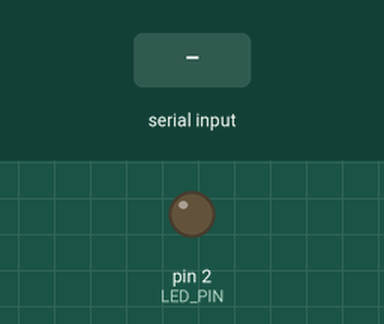
Recording of a sketch running on a simulated Arduino Uno, built with avr-gcc and run on an emulated ATmega328P. On the bench: output pins drawn as LEDs (lit = HIGH). The inputs (shaded band) are chosen by the test bench. Random numbers use the default seed unless the sketch sets one; what the sketch prints to the serial monitor is not drawn.

Above: at 1.2 s.
1.3 s: "90,45\n" received over the second serial link
2.8 s: "10\n" received over the second serial link
Timing chart, 0 to 10.5 s (numbered marks = the images above; inputs shaded):
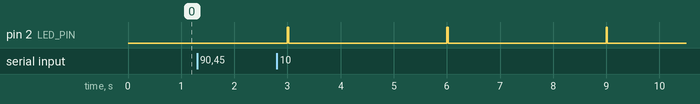

Measured:
- after the input at 1.3 s, every drawn part: stays the same
- by itself, pin 2 (LED_PIN): alternates HIGH for 0.02 s and LOW for 3.0 s

The sketch:

relay_device0d45.ino
```cpp
#include <SoftwareSerial.h>
#include "peripheral.h"
#include "handler.h"

static const unsigned long MeasInterval = 3000;  // ■■測定間隔
SoftwareSerial mySerial(RX_PIN, TX_PIN);
static unsigned long previousMillis = 0;
static char rxMessage[RX_HEADER_LEN + MAX_CONTENT_LEN + 3] = "";
static int rxMsgLength;

void acquire(int *measValue);
void transmit(const int *measValue);
bool parseMessage(MessageHandler *pHandler, const char *rxMessage);

RxMsgHandler ignoreHandler = {{handleIgnore}, 0, 0};
RxMsgHandler normalMsgHandler = {{handleNormalMsg}, NORMAL_ID, MAX_CONTENT_LEN};
ChainedHandler normalMsgChain = {{isHandled}, &normalMsgHandler.base, NULL};
ChainedHandler ignoreChain = {{isHandled}, &ignoreHandler.base, &normalMsgChain.base};

void setup() {
  pinMode(LED_PIN, OUTPUT);
  Serial.begin(9600);
  while (!Serial) yield();
  mySerial.begin(9600);
}

void loop() {
  // 一定時間おきにデータを測定して，送信するための処理
  unsigned long currentMillis = millis();
  if (currentMillis - previousMillis >= MeasInterval) {
    int measValue[NUM_OF_MEAS_ITEMS];
    acquire(measValue);
    transmit(measValue);
    previousMillis = currentMillis;
  }

  //データを受信した場合の処理
  while (mySerial.available()) {
    char c = mySerial.read();

    // 受信した文字が改行コードLFの場合には受信した文字列を解析する
    // LFとCR以外の場合には受信文字をrxMessageに蓄積する
    if (c == 10) {
      rxMessage[rxMsgLength] = '\0';
      Serial.print("RX: ");
      Serial.println(rxMessage);
      if (!parseMessage(&ignoreChain.base, rxMessage))
        Serial.println("Handler: None");
      rxMessage[0] = '\0';
      rxMsgLength = 0;
    } else if (c != 13) {
      rxMessage[rxMsgLength] = c;
      rxMsgLength++;
    }
  }
}

// ■■測定値を取得する．戻り値は整数とする
void acquire(int *measValue) {
  for (int i = 0; i < NUM_OF_MEAS_ITEMS; i++)
    measValue[i] = random(0, 10);
}

// 測定値を文字列としてTWELITEへ送信する
void transmit(const int *measValue) {
  char txMessage[TX_HEADER_LEN + MAX_CONTENT_LEN + 3] = "";

  // 送信文字列のヘッダーの作成
  sprintf(txMessage, ":%02xA0%02xFF%02x",
          DOWNSTREAM_TWELITE, NORMAL_ID, THIS_TWELITE);

  // 送信文字列への測定値の追加
  for (int i = 0; i < NUM_OF_MEAS_ITEMS; i++)
    sprintf(txMessage + TX_HEADER_LEN + 2 + i * MEAS_VALUE_LEN,
            "%04x", measValue[i]);

  // 送信文字列へのChecksumの追加
  sprintf(txMessage + TX_HEADER_LEN + 2 + NUM_OF_MEAS_ITEMS * MEAS_VALUE_LEN,
          "%02x", getChecksumOf(txMessage));

  // 送信実行
  toUpperStr(txMessage);
  writeToSerial(txMessage);
}

// 受信メッセージに応じて，チェインオブレスポンシビリティパターンによる適切な処理を行う
// 処理ができた場合にはtrueを，処理ができなかった場合にはfalseを返す
bool parseMessage(MessageHandler *pHandler, const char *rxMessage) {
  RxContent rxContent;

  // 各種データをrxContentに格納する
  rxContent.message = rxMessage;
  sscanf(rxMessage + 1, "%2x", &rxContent.tweliteId);
  sscanf(rxMessage + 5, "%2x", &rxContent.responseId);
  rxContent.contentLength = strlen(rxMessage) - RX_HEADER_LEN - 2;

  // 受信メッセージの内容に応じて，適切に処理する
  return pHandler->handleMessage(pHandler, &rxContent);
}
```

handler.h
```cpp
//        10        20        30        40        50        60        70        80        90        100
#ifndef HANDLER_H
#define HANDLER_H

// 引数にMessageHandler型のポインタとRxContent型のポインタをもち，
// bool型の変数を返す関数へのポインタを保持する構造体
typedef struct _MessageHandler {
  bool (* const handleMessage)(struct _MessageHandler *pThis, RxContent *pContent);
} MessageHandler;

// MessageHandlerとそれ以外に必要なデータを格納する構造体
// 擬似的にMessageHandlerを継承した構造体となっている
typedef struct {
  MessageHandler base;
  const unsigned int responseId;
  const int contentLength;
} RxMsgHandler;

// 処理の連鎖を格納するための構造体
// 擬似的にMessageHandlerを継承した構造体となっている
typedef struct {
  MessageHandler base;
  MessageHandler *pWrapped;
  MessageHandler *pNext;
} ChainedHandler;

// 受信メッセージの処理を試みて，処理ができた場合にはtrueを返す
// 処理がができなかった場合には、後続のHandlerを呼び出し，
// 後続のHandlerの戻り値をそのまま呼び出し元に返す
// 後続のHandlerがいない場合にはfalseを返す
bool isHandled(MessageHandler *pThis, RxContent *pContent);

// 不要な受信文字列を無視するHandler
bool handleIgnore(MessageHandler *pThis, RxContent *pContent);

// 通常の受信メッセージを下流側のデバイスに送信するHandler
bool handleNormalMsg(MessageHandler *pThis, RxContent *pContent);
#endif
```

handler.ino
```cpp
#include "handler.h"
#include "peripheral.h"

bool isHandled(MessageHandler *pHandler, RxContent *pContent) {
  ChainedHandler *pThis = (ChainedHandler *)pHandler;

  pHandler = pThis->pWrapped;
  if (pHandler->handleMessage(pHandler, pContent))
    return true;

  pHandler = pThis->pNext;
  if (pHandler == NULL)
    return false;

  return pHandler->handleMessage(pHandler, pContent);
}

bool handleIgnore(MessageHandler *pHandler, RxContent *pContent) {
  // 下記の条件の場合には即退出
  if (pContent->tweliteId != IGNORE_TWELITE
      && pContent->contentLength <= MAX_CONTENT_LEN)
      return false;

  // 何もせず終了
  Serial.println("Handler: Ignore");
  return true;
}

bool handleNormalMsg(MessageHandler *pHandler, RxContent *pContent) {
  RxMsgHandler *pThis = (RxMsgHandler *)pHandler;

  // 下記の条件の場合には即退出
  if (pContent->responseId != pThis->responseId)
      return false;
  if ((pContent->contentLength % MEAS_VALUE_LEN) != 2)
      return false;

  char txMessage[TX_HEADER_LEN + MAX_CONTENT_LEN + 3];
  sprintf(txMessage, ":%02xA0%02xFF", DOWNSTREAM_TWELITE, pThis->responseId);
  for (int i = 0; i < pContent->contentLength; i++)
    txMessage[i + TX_HEADER_LEN] = rxMessage[i + RX_HEADER_LEN];
  txMessage[TX_HEADER_LEN + pContent->contentLength] = '\0';
  sprintf(txMessage + (TX_HEADER_LEN + pContent->contentLength),
          "%02x", getChecksumOf(txMessage));

  toUpperStr(txMessage);
  writeToSerial(txMessage);

  Serial.println("Handler: NormalMessage");
  return true;
}
```

peripheral.h
```cpp
#ifndef T_SENSOR_UNIT
#define T_SENSOR_UNIT
#include "util.h"

extern SoftwareSerial mySerial;

// 応答IDの設定
typedef enum {
  NORMAL_ID = 80,  // 0x50
} ResponseId;

// メッセージの長さの設定
typedef enum {
  TX_HEADER_LEN = 9,     // 送信メッセージのヘッダー長
  RX_HEADER_LEN = 29,    // 受信メッセージのヘッダー長
  MEAS_VALUE_LEN = 4,    // 測定値の文字列長
  NUM_OF_MEAS_ITEMS = 1, // ■■測定値の個数
  MAX_CONTENT_LEN = 22,  // NUM_OF_MEAS_ITEMS*MEAS_VALUE_LEN+2
} MessageLength;

// LEDのピンの設定
typedef enum {
  SENSOR_PIN = 0,
  RX_PIN = 6,
  TX_PIN = 7,
  LED_PIN = 2,
} PinSetting;

// TWELITE論理IDの設定
typedef enum {
  THIS_TWELITE = 45,       // ■■このTWELITEの論理ID(10進数)
  DOWNSTREAM_TWELITE = 40, // ■■下流側TWELITEの論理ID(10進数)
  IGNORE_TWELITE = 219,    // 0xDB
} TweliteId;

// 受信メッセージを格納する構造体
typedef struct {
  const char *message;     // 受信した文字列
  unsigned int tweliteId;  // 送信元のTWELITEの論理ID
  unsigned int responseId; // 受信メッセージのヘッダーに含まれている応答ID
  int contentLength;       // HEADERとCHECKSUMを除いた文字列長
} RxContent;
#endif
```

util.h
```cpp
#ifndef UTIL_H
#define UTIL_H
#include "peripheral.h"

// チェックサムを計算するための関数
int getChecksumOf(const char *);

// 大文字に変換するための関数
void toUpperStr(const char *);

// 標準のシリアルポートとSoftwareSerialで擬似的に作成された
// シリアルポートの両方に書き込みを行うための関数
void writeToSerial(const char *);

#endif
```

util.ino
```cpp
#include "util.h"

int getChecksumOf(const char *message) {
  char str[3];
  int checksum = 0;
  byte msgLength = strlen(message);
  for (int i = 1; i < msgLength; i = i + 2)
  {
    str[0] = message[i];
    str[1] = message[i + 1];
    str[2] = '\0';
    checksum += strtol(str, NULL, 16);
  }
  return 256 - (checksum % 256);
}

void toUpperStr(const char *message) {
  char *p = (char *)message;
  while (*p)
  {
    *p = toupper(*p);
    p++;
  }
}

void writeToSerial(const char *txMessage) {
  digitalWrite(LED_PIN, HIGH);
  Serial.print("TX: ");
  Serial.println(txMessage);
  mySerial.println(txMessage);
  digitalWrite(LED_PIN, LOW);
}
```
